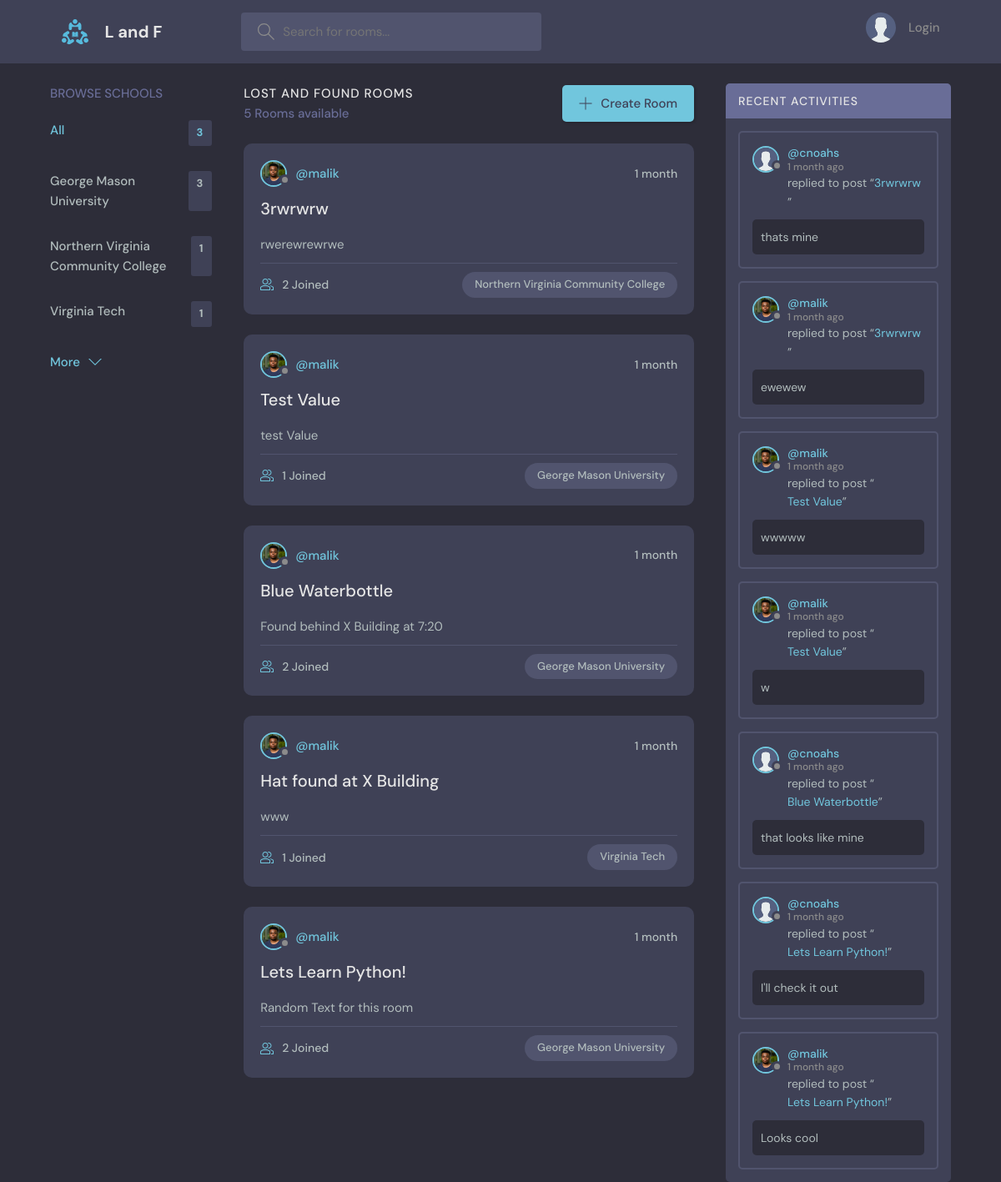
The page / on the database its author committed.
### base/models.py (models this page shows, shortened)
class School(models.Model):
    name = models.CharField(max_length=200)
    shortCode = models.CharField(max_length=200)

class Room(models.Model):
    host = models.ForeignKey(User, on_delete=models.SET_NULL, null=True)
    school = models.ForeignKey(School, on_delete=models.SET_NULL, null=True)
    name = models.CharField(max_length=200)
    description = models.TextField(null=True, blank=True)
    image = models.ImageField(null=True)
    participants = models.ManyToManyField(User, related_name='participants', blank=True)
    updated = models.DateTimeField(auto_now=True)
    created = models.DateTimeField(auto_now_add=True)
    class Meta:
        ordering = ['-updated', '-created']

class User(AbstractUser):
    name = models.CharField(max_length=200, null=True)
    email = models.EmailField(unique=True, null=True)
    bio = models.TextField(null=True)
    avatar = models.ImageField(null=True, default="avatar.svg")
    USERNAME_FIELD = 'email'
    REQUIRED_FIELDS = []

class Message(models.Model):
    user = models.ForeignKey(User, on_delete=models.CASCADE)
    room = models.ForeignKey(Room, on_delete=models.CASCADE)
    body = models.TextField()
    updated = models.DateTimeField(auto_now=True)
    created = models.DateTimeField(auto_now_add=True)
    class Meta:
        ordering = ['-updated', '-created']

### base/views.py (the view)
# urls.py: path('', views.home, name="home"),
def home(request):
    q = request.GET.get('q') if request.GET.get('q') != None else ''
    rooms = Room.objects.filter(
        Q(school__name__icontains=q) |
        Q(school__shortCode__icontains=q) |
        Q(name__icontains=q) |
        Q(description__icontains=q)
    )
    schools = School.objects.all()[0:3]
    room_count = rooms.count()
    room_messages = Message.objects.filter(Q(room__school__name__icontains=q)) #People You follow?
    context = {'rooms': rooms, 'schools': schools,
                'room_count': room_count, 'room_messages': room_messages}
    return render(request, 'base/home.html', context)

### base/templates/base/home.html (shortened to what this page needs)
{% extends 'main.html' %}
{% block content %}
  <main class="layout layout--3">
    <div class="container">
      {% include 'base/schools_component.html' %}
      <div class="roomList">
        <div class="roomList__header">
          <div>
            <h2>Lost and Found Rooms</h2>
            <p>{{room_count}} Rooms available</p>
          </div>
          <a class="btn btn--main" href="{% url 'create-room' %}">
            <svg version="1.1" xmlns="http://www.w3.org/2000/svg" width="32" height="32" viewBox="0 0 32 32">
              <title>add</title>
              <path
                d="M16.943 0.943h-1.885v14.115h-14.115v1.885h14.115v14.115h1.885v-14.115h14.115v-1.885h-14.115v-14.115z"
              ></path>
            </svg>
            Create Room
          </a>
        </div>
        {% include 'base/feed_component.html' %}
      </div>
      {% include 'base/activity_component.html' %}
    </div>
  </main>
{% endblock content %}

### base/templates/base/schools_component.html
<div class="topics">
    <div class="topics__header">
      <h2>Browse schools</h2>
    </div>
    <ul class="topics__list">
      <li>
        <a href="{% url 'home' %}" class="active">All <span>{{schools.count}}</span></a>
      </li>
      {% for school in schools  %}
      <li>
        <a href="{% url 'home' %}?q={{school.name}}">{{school.name}} <span>{{school.room_set.all.count}}</span></a>
      </li>
      {% endfor %}
    </ul>
    <a class="btn btn--link" href="{% url 'schools' %}">
      More
      <svg version="1.1" xmlns="http://www.w3.org/2000/svg" width="32" height="32" viewBox="0 0 32 32">
        <title>chevron-down</title>
        <path d="M16 21l-13-13h-3l16 16 16-16h-3l-13 13z"></path>
      </svg>
    </a>
  </div>

### base/templates/base/feed_component.html (shortened to what this page needs)
{% for room in rooms %}
<div class="roomListRoom">
    <div class="roomListRoom__header">
      <a href="{% url 'user-profile' room.host.id%}" class="roomListRoom__author">
        <div class="avatar avatar--small">
          <img src="{{room.host.avatar.url}}" />
        </div>
        <span>@{{room.host.username}}</span>
      </a>
      <div class="roomListRoom__actions">
        <span>{{room.created|timesince}}</span>
      </div>
    </div>
    <div class="roomListRoom__content">
      <a href="{% url 'room' room.id %}">{{room.name}}</a>
      <p>
        {{room.description}}
      </p>
    </div>
    <div class="roomListRoom__meta">
      <a href="{% url 'room' room.id %}" class="roomListRoom__joined">
        {{room.participants.all.count}} Joined
      </a>
      <p class="roomListRoom__topic">{{room.school.name}}</p>
    </div>
  </div>
{% endfor %}

### base/templates/base/activity_component.html (shortened to what this page needs)
<div class="activities">
    <div class="activities__header">
      <h2>Recent Activities</h2>
    </div>
    {% for message in room_messages  %}
    <div class="activities__box">
      <div class="activities__boxHeader roomListRoom__header">
        <a href="{% url 'user-profile' message.user.id %}" class="roomListRoom__author">
          <div class="avatar avatar--small">
            <img src="{{message.user.avatar.url}}" />
          </div>
          <p>
            @{{message.user.username}}
            <span>{{message.created|timesince}} ago</span>
          </p>
        </a>
      </div>
      <div class="activities__boxContent">
        <p>replied to post “<a href="{% url 'room' message.room.id %}">{{message.room.name}}</a>”</p>
        <div class="activities__boxRoomContent">
          {{message.body}}
        </div>
      </div>
    </div>
    {% endfor %}
  </div>

### rows shown on the page
School: name "George Mason University", room_set.all.count "3"
School: name "Northern Virginia Community College", room_set.all.count "1"
School: name "Virginia Tech", room_set.all.count "1"
Room: host.avatar (picture), host.username "malik", created "1 month", name "3rwrwrw", description "rwerewrewrwe", participants.all.count "2", school.name "Northern Virginia Community College"
Room: host.avatar (picture), host.username "malik", created "1 month", name "Test Value", description "test Value", participants.all.count "1", school.name "George Mason University"
Room: host.avatar (picture), host.username "malik", created "1 month", name "Blue Waterbottle", description "Found behind X Building at 7:20", participants.all.count "2", school.name "George Mason University"
Room: host.avatar (picture), host.username "malik", created "1 month", name "Hat found at X Building", description "www", participants.all.count "1", school.name "Virginia Tech"
Room: host.avatar (picture), host.username "malik", created "1 month", name "Lets Learn Python!", description "Random Text for this room", participants.all.count "2", school.name "George Mason University"
Message: user.avatar (placeholder picture), user.username "cnoahs", created "1 month", room.name "3rwrwrw", body "thats mine"
Message: user.avatar (picture), user.username "malik", created "1 month", room.name "3rwrwrw", body "ewewew"
Message: user.avatar (picture), user.username "malik", created "1 month", room.name "Test Value", body "wwwww"
Message: user.avatar (picture), user.username "malik", created "1 month", room.name "Test Value", body "w"
Message: user.avatar (placeholder picture), user.username "cnoahs", created "1 month", room.name "Blue Waterbottle", body "that looks like mine"
Message: user.avatar (placeholder picture), user.username "cnoahs", created "1 month", room.name "Lets Learn Python!", body "I'll check it out"
Message: user.avatar (picture), user.username "malik", created "1 month", room.name "Lets Learn Python!", body "Looks cool"

### other values the page prints
{{ schools.count }} "3"
{{ room_count }} "5"
